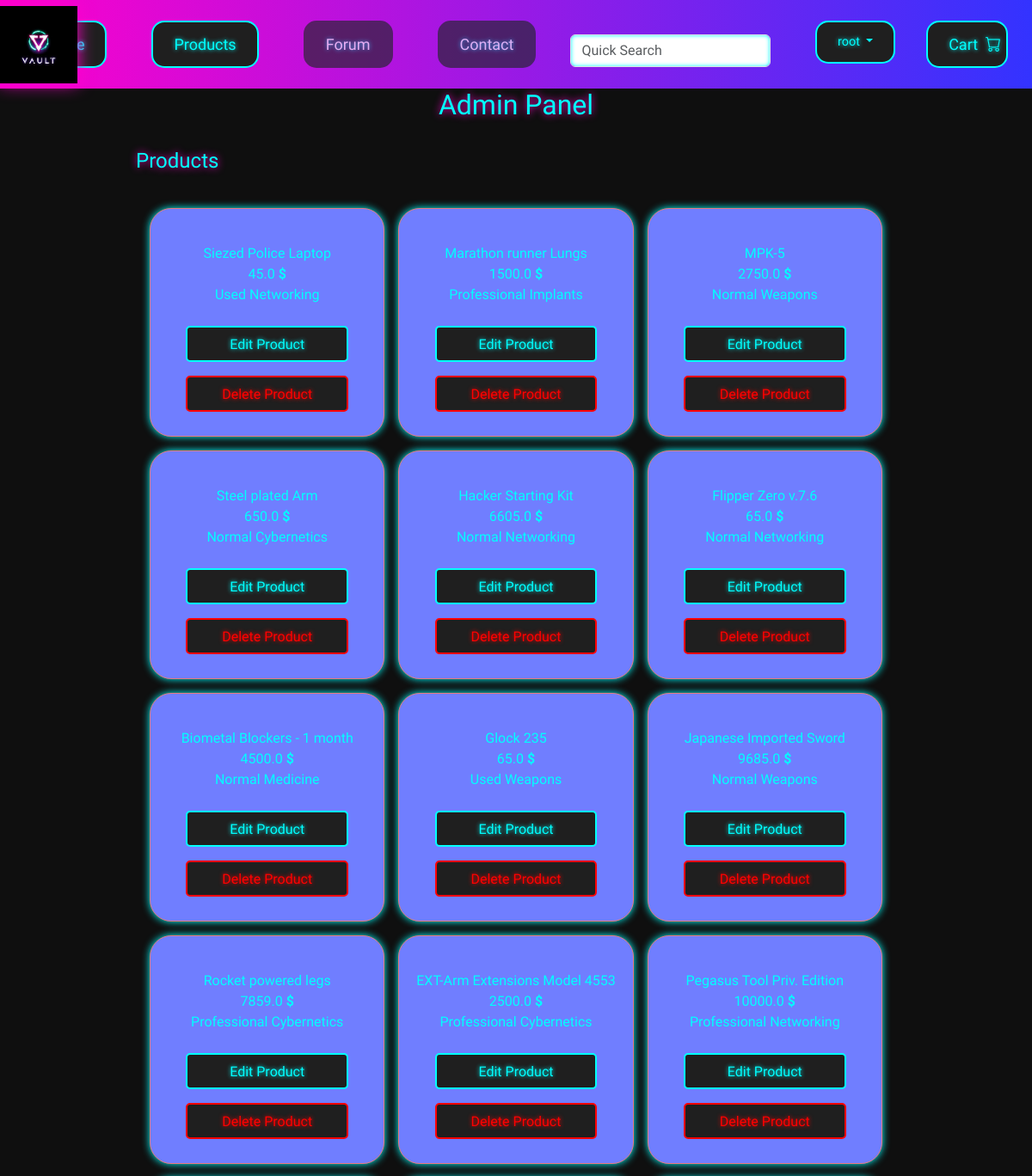
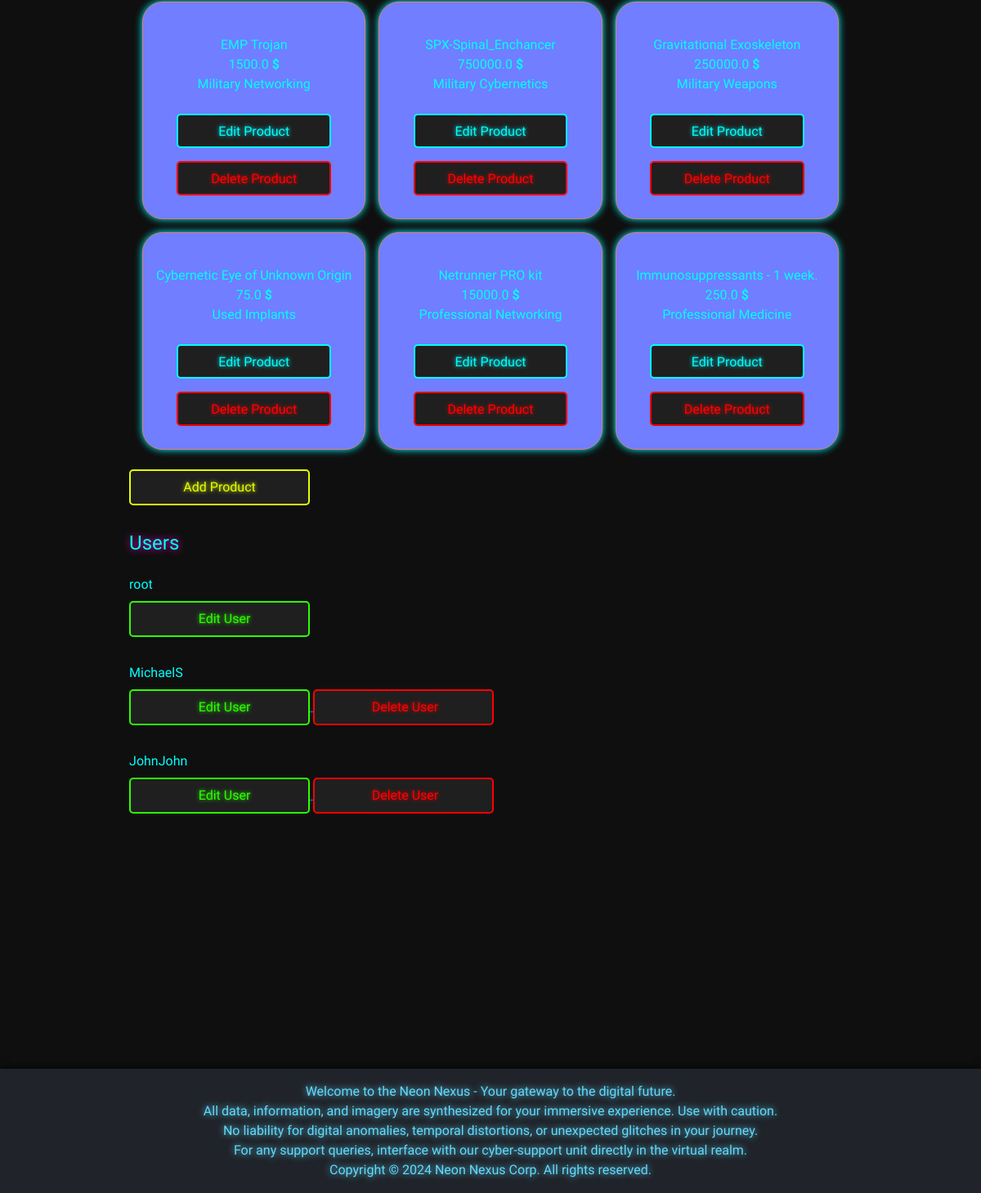
/accounts/profile/ (signed in), run on the app's committed database (2 pictures, top to bottom).
### products/models.py (models this page shows, shortened)
class Product(models.Model):
    productName = models.CharField(max_length=50)
    productPrice = models.FloatField()
    productGrade = models.ForeignKey(Grade,on_delete=models.CASCADE)
    productCategory = models.ForeignKey(Category,on_delete=models.CASCADE)
    productImage = models.ImageField(upload_to='static/images/productImages',default='static/images/placeholder_item.png')

class Grade (models.Model):
    gradeName = models.CharField(max_length=50)

class Category (models.Model):
    categoryName = models.CharField(max_length=50)

### accounts/views.py (the view)
# urls.py: path('profile/' , views.profile , name = "profile"),
@login_required
def profile(request):
    is_Employee = False
    users = User.objects.all
    if (request.user.groups.filter(name='Employee').exists()):
        is_Employee = True
    productsList = Product.objects.all()
    gradeList = Grade.objects.all()
    categoryList = Category.objects.all()
    values = {
            'productsList':productsList ,
            'gradeList':gradeList,
            'categoryList' : categoryList,
            'is_Employee' : is_Employee,
            'users' : users
    }
    return render(request,'accounts/profile.html',values)

### accounts/templates/accounts/profile.html (shortened to what this page needs)
{%extends "base.html" %}
{% load static %}
{% block extra_css %}
    <link rel="stylesheet" href="{% static 'css/profile.css' %}">
{% endblock %}
{% block content %}
{% if is_Employee %}
    {% if user.is_superuser %}
    <h1> Admin Panel </h1>
    {% else %}
        <h1> Employee Panel</h1>
    {% endif%}
    <h2> Products </h2>
    <div id = "itemLayout" class="grid-container">
        {%  for item in productsList %}
            <div class="grid-item text-wrap productItem position-relative z-0" type="submit"
                data-name = "{{item.productName}}"
                data-price = "{{item.productPrice}}"
                data-grade = "{{item.productGrade.gradeName}}"
                data-category = "{{item.productCategory.categoryName}}">
                <br>
                <div class= "" id="productDescription" for="images">
                    {{item.productName}}<br>
                    {{item.productPrice}} <span class="fw-bold">$</span><br>
                    {{item.productGrade.gradeName}}
                    {{item.productCategory.categoryName}}
                </div>
                <div class="editButtons">
                    <a href="{% url 'accounts:editProduct' item.pk %}">
                        <button class="btn btn-info">Edit Product</button>
                    </a>
                    <a href="{% url 'accounts:deleteProduct' item.pk %}">
                        <button class="btn btn-danger">Delete Product</button>
                    </a>
                </div>
            </div>
        {% endfor %}
    </div>
    <a href="{% url 'accounts:addProduct' %}">
        <button class="btn btn-lg btn-warning w-25">Add Product</button>
    </a>
    {% if user.is_superuser%}
        <h2>Users</h2>
        {% for member in users %}
            {{member.username}}
            <div class="editButtons">
                <a href="{% url 'accounts:editUser' member.pk %}">
                    <button class="btn btn-success w-25 pe-1">Edit User</button>
                </a>
                {%if not member.is_superuser %}
                <a href="{% url 'accounts:deleteUser' member.pk %}">
                    <button class="btn btn-danger w-25 pe-1">Delete User</button>
                </a>
                {% endif %}
            </div>
            <br>
        {% endfor %}
    {% endif %}
{% else %}
    <div class="customer-panel">
        <h1> Customer Panel</h1>
    </div>
{% endif %}
{% endblock %}

### static/templates/base.html (shortened to what this page needs)
<!DOCTYPE html>
<html lang="en">
    <head>
        {% load static %}
        <link rel="stylesheet" href="{% static 'css/base.css'%}">
        <link href="https://cdn.jsdelivr.net/npm/bootstrap@5.3.0/dist/css/bootstrap.min.css" rel="stylesheet">
        <link href="https://cdn.jsdelivr.net/npm/bootstrap-icons@1.10.5/font/bootstrap-icons.css" rel="stylesheet">
        {% block extra_css %}
        {% endblock %}
    </head>
    <body>
        <div class="navigationbar position-relative">
            <nav class="navbar navbar-expand-lg d-inline-block w-100">
                <div class="collapse navbar-collapse" id="navbarNav">
                    <ul class="navbar-nav me-auto mb-2 mb-lg-0">
                        <li>
                            <div class="logo bg-danger position-absolute top-50 start-0 translate-middle-y">
                                <img src="{%static '/images/logo.png'%}" width="90" height="90" alt="logo">
                            </div>
                        </li>
                        <li class="nav-item">
                            <a class="navbar-brand" href="{% url 'home:index' %}">
                                <button type="button" class="btn btn-lg btn-dark">Home</button>
                            </a>
                        </li>
                        <li class="nav-item">
                            <a class="navbar-brand" href="{% url 'products:index' %}">
                                <button type="button" class="btn btn-lg btn-dark">Products</button>
                            </a>
                        </li>
                        <li class="nav-item">
                            <a class="navbar-brand" href="">
                                <button type="button" class="btn btn-lg btn-dark" disabled>Forum</button>
                            </a>
                        </li>
                        <li class="nav-item">
                            <a class="navbar-brand" href="#">
                                <button type="button" class="btn btn-lg btn-dark" disabled>Contact</button>
                            </a>
                        </li>
                        <li class="nav-item">
                            <form class="d-flex search-bar" action="{% url 'products:search' %}" method="GET">
                                <input class="form-control" type="text" name="search_product" placeholder="Quick Search" aria-label="Search">
                            </form>
                        </li>
                        <li class="nav-item ps-3">
                            {% if user.is_authenticated %}
                            <div class="nav-item">
                                <div class="dropdown">
                                    <button class="btn btn-dark dropdown-toggle navbar-brand" type="button" data-bs-toggle="dropdown" aria-expanded="false">
                                        {{user.username}}
                                    </button>
                                </div>
                            </div>
                            {% endif %}
                        </li>
                        <li class="nav-item">
                            <div class="nav-item" class="position-relative">
                                <a href="{% url 'products:cart' %}" class="navbar-brand">
                                    <button id="logoButton" type="button" class="btn btn-dark">
                                        Cart &nbsp;<i class="bi bi-cart position-absolute"></i>
                                    </button>
                                </a>
                            </div>
                        </li>
                    </ul>
                </div>
            </nav>
        </div>
        <main>
            {% block content %}
            {% endblock %}
        </main>
        <footer class="">
            <p style="margin: 0;">Welcome to the Neon Nexus - Your gateway to the digital future.</p>
            <p style="margin: 0;">All data, information, and imagery are synthesized for your immersive experience. Use with caution.</p>
            <p style="margin: 0;">No liability for digital anomalies, temporal distortions, or unexpected glitches in your journey.</p>
            <p style="margin: 0;">For any support queries, interface with our cyber-support unit directly in the virtual realm.</p>
            <p style="margin: 0;">Copyright &copy; 2024 Neon Nexus Corp. All rights reserved.</p>
        </footer>
    </body>
</html>

### static/css/base.css (style rules this page uses)
html, body { display: flex; flex-direction: column; align-items: center; justify-content: center; width: 100vw; margin: 0; padding: 0; background-color: #0f0f0f; color: #0ff; font-family: 'Orbitron', sans-serif; overflow-x:hidden; }
body { width: 100vw; box-sizing: border-box; }
.navigationbar { width: 100%; background: linear-gradient(90deg, #ff00cc, #3333ff); padding: 2vh 0; display: flex; justify-content: center; align-items: center; position: relative; }
.logo { position: absolute; left: 0; }
.logo img { max-width: 90px; height: auto; filter: drop-shadow(0 0 10px #ff00cc); }
.navbar-nav { width: 100%; display: flex; justify-content: center; gap: 1vw; }
.navbar-nav .btn { color: #0ff; background-color: #1f1f1f; border: 2px solid #0ff; text-shadow: 0 0 5px #0ff; padding: 1.5vh 2vw; margin: 0 1vw; transition: background-color 0.3s ease, transform 0.3s ease, box-shadow 0.3s ease; font-size: .9em; border-radius: 15px; }
.btn { color: #0ff; background-color: #1f1f1f; border: 2px solid #0ff; text-shadow: 0 0 5px #0ff; padding: 1.5vh 2vw; margin: 0 1vw; transition: background-color 0.3s ease, transform 0.3s ease, box-shadow 0.3s ease; font-size: 1em; border-radius: 5px; }
.btn i { position: relative; }
.search-bar { margin-top: 2vh; display: flex; align-items: center; }
.form-control { width: 20vw; margin-right: 1vw; background-color: #0f0f0f; color: #0ff; border: 1px solid #0ff; border-radius: 5px; box-shadow: 0 0 5px #0ff inset; transition: box-shadow 0.3s ease; }
footer { width: 100%; text-align: center; padding: 2vh; background: #20232a; color: #61dafb; text-shadow: 0 0 8px #61dafb; margin-top: 35vh; box-shadow: 0 -4px 8px rgba(0, 0, 0, 0.5); position:relative ; }
h1, h2, h3, h4, h5, h6 { color: #ff00cc; text-shadow: 0 0 10px #ff00cc; }
a { color: #0ff; text-shadow: 0 0 5px #0ff; text-decoration: none; transition: color 0.3s ease, text-shadow 0.3s ease; }

### static/css/profile.css (style rules this page uses)
body { background-color: #0f0f0f; color: #0ff; font-family: 'Orbitron', sans-serif; overflow: scroll; }
h1 { font-size: 2em; margin-bottom: 1em; text-align: center; color: #0ff; }
h2 { font-size: 1.5em; margin: 1em 0; color: #0ff; }
.grid-container { display: grid; grid-template-columns: repeat(auto-fill, minmax(250px, 1fr)); gap: 1em; margin: 0 auto; max-width: 75vw; padding: 1em; }
.grid-item { border: 1px solid #e77a7a; border-radius: 25px; background-color: #707eff; overflow: hidden; text-align: center; padding: 1em; color: #0ff; box-shadow: 0 0 10px #0ff; display: flex; flex-direction: column; align-items: center; justify-content: space-between; min-height: 200px; box-sizing: border-box; position: relative; }
#productDescription { margin-bottom: 1em; z-index: 1; height: auto; font-size: 1em; }
.btn-info { width: 80%; height: 35%; font-size: 100%; justify-content: center; color: #0ff; background-color: #1f1f1f; border: 2px solid #0ff; text-shadow: 0 0 5px #0ff; padding: 0.5em 0.5em; margin: 0.5em 0; transition: background-color 0.2s, transform 0.2s, box-shadow 0.2s; border-radius: 5px; position: relative; }
.btn-success { width: 45%; height: 35%; font-size: 100%; justify-content: center; color: rgb(43, 255, 0); background-color: #1f1f1f; border: 2px solid #2bff00; text-shadow: 0 0 5px #2bff00; padding: 0.5em 1em; margin: 0.5em 0; transition: background-color 0.2s, transform 0.2s, box-shadow 0.2s; border-radius: 5px; position: relative; }
.btn-warning { width: 45%; height: 35%; font-size: 100%; justify-content: center; color: rgb(229, 255, 0); background-color: #1f1f1f; border: 2px solid #e5ff00; text-shadow: 0 0 5px #e5ff00; padding: 0.5em 1em; margin: 0.5em 0; transition: background-color 0.2s, transform 0.2s, box-shadow 0.2s; border-radius: 5px; position: relative; }
.btn-danger { width: 80%; height: 35%; font-size: 100%; justify-content: center; color: #f00; background-color: #1f1f1f; border: 2px solid #f00; text-shadow: 0 0 5px #f00; padding: 0.5em 0.5em; margin: 0.5em 0; transition: background-color 0.2s, transform 0.2s, box-shadow 0.2s; border-radius: 5px; position: relative; }

### data on the page
Product: productName "Siezed Police Laptop", productPrice "45.0", productGrade.gradeName "Used", productCategory.categoryName "Networking"
Product: productName "Marathon runner Lungs", productPrice "1500.0", productGrade.gradeName "Professional", productCategory.categoryName "Implants"
Product: productName "MPK-5", productPrice "2750.0", productGrade.gradeName "Normal", productCategory.categoryName "Weapons"
Product: productName "Steel plated Arm", productPrice "650.0", productGrade.gradeName "Normal", productCategory.categoryName "Cybernetics"
Product: productName "Hacker Starting Kit", productPrice "6605.0", productGrade.gradeName "Normal", productCategory.categoryName "Networking"
Product: productName "Flipper Zero v.7.6", productPrice "65.0", productGrade.gradeName "Normal", productCategory.categoryName "Networking"
Product: productName "Biometal Blockers - 1 month", productPrice "4500.0", productGrade.gradeName "Normal", productCategory.categoryName "Medicine"
Product: productName "Glock 235", productPrice "65.0", productGrade.gradeName "Used", productCategory.categoryName "Weapons"
Product: productName "Japanese Imported Sword", productPrice "9685.0", productGrade.gradeName "Normal", productCategory.categoryName "Weapons"
Product: productName "Rocket powered legs", productPrice "7859.0", productGrade.gradeName "Professional", productCategory.categoryName "Cybernetics"
Product: productName "EXT-Arm Extensions Model 4553", productPrice "2500.0", productGrade.gradeName "Professional", productCategory.categoryName "Cybernetics"
Product: productName "Pegasus Tool Priv. Edition", productPrice "10000.0", productGrade.gradeName "Professional", productCategory.categoryName "Networking"
Product: productName "EMP Trojan", productPrice "1500.0", productGrade.gradeName "Military", productCategory.categoryName "Networking"
Product: productName "SPX-Spinal_Enchancer", productPrice "750000.0", productGrade.gradeName "Military", productCategory.categoryName "Cybernetics"
Product: productName "Gravitational Exoskeleton", productPrice "250000.0", productGrade.gradeName "Military", productCategory.categoryName "Weapons"
Product: productName "Cybernetic Eye of Unknown Origin", productPrice "75.0", productGrade.gradeName "Used", productCategory.categoryName "Implants"
Product: productName "Netrunner PRO kit", productPrice "15000.0", productGrade.gradeName "Professional", productCategory.categoryName "Networking"
Product: productName "Immunosuppressants - 1 week.", productPrice "250.0", productGrade.gradeName "Professional", productCategory.categoryName "Medicine"

### other printed values
{{ user.username }} "root"
{{ member.username }} "root"
{{ member.username }} "MichaelS"
{{ member.username }} "JohnJohn"
